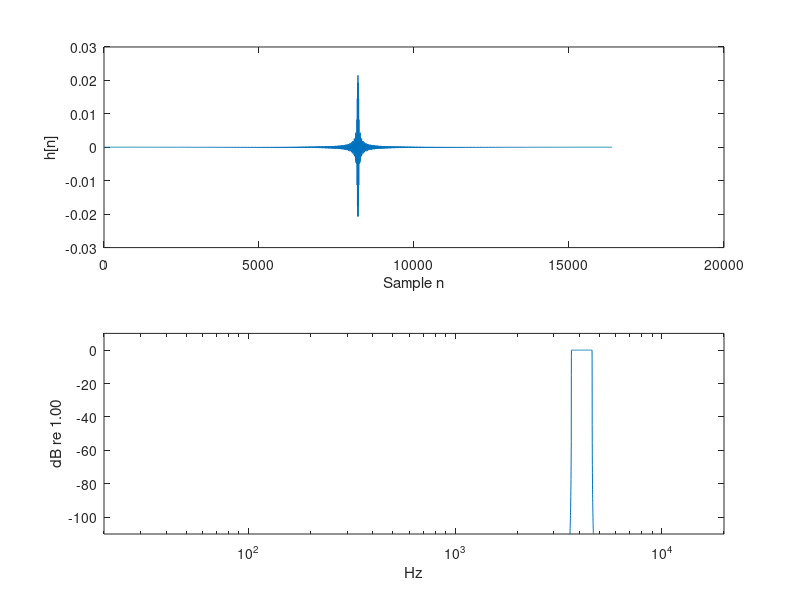
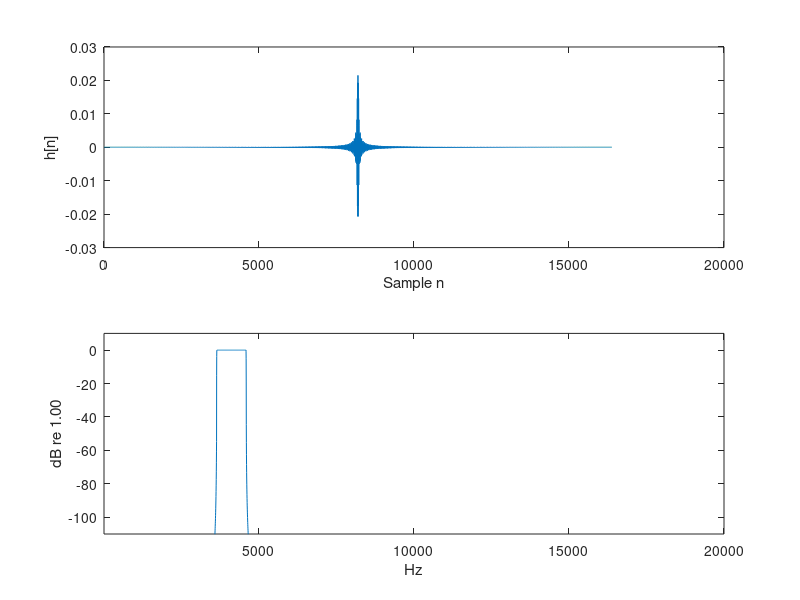

These figures' MATLAB source, in order:
% wavelet filters for 1/3 octave bands

fs=44100;
N=16384;    % FFT size
%N=4096;
%N=1024;

Q=3;        % Q=3 for 1/3 octave Q=1 for octave
fc=4096;
f2=fc*2^(1/(2*Q));
f1=fc/2^(1/(2*Q));

% wavelet parameters
df=.5*(f2-f1);
fa=.5*(f2+f1);
n=1.01:N;       % adding .01 avoid a log of zero
ampscale=1/fs;  % this makes the passband 0 dB with a regular fft
j=sqrt(-1);
h=ampscale.*df.*(1-cos(2.*pi.*n./N)).*exp(j.*2.*pi.*(fa/fs).*(n-N/2)).*sin(2.*pi.*(df/fs).*(n-N/2))./(2.*pi.*(df/fs).*(n-N/2));

H=fft(h,N);     % for ploting filter frequency response
F=fs.*n./N;

% lets do a check - note phase not very accurate due to df
Amp=4.2
phz=0.5
y=Amp.*(cos(2.*pi.*(fc/fs).*n + phz)+j.*sin(2.*pi.*(fc/fs).*n + phz));
outbin=h*y';
outmag=abs(outbin)
outphz=angle(outbin)

figure(1);
subplot(2,1,1),plot(n,real(h));
ylabel('h[n]');
xlabel('Sample n');
subplot(2,1,2),semilogx(F(1:N/2),20.*log10(abs(H(1:N/2))));
v=axis;
axis([20 20000 -110 10]);
ylabel('dB re 1.00');
xlabel('Hz');

figure(2);
subplot(2,1,1),plot(n,real(h));
ylabel('h[n]');
xlabel('Sample n');
subplot(2,1,2),plot(F(1:N/2),20.*log10(abs(H(1:N/2))));
v=axis;
axis([20 20000 -110 10]);
ylabel('dB re 1.00');
xlabel('Hz');
